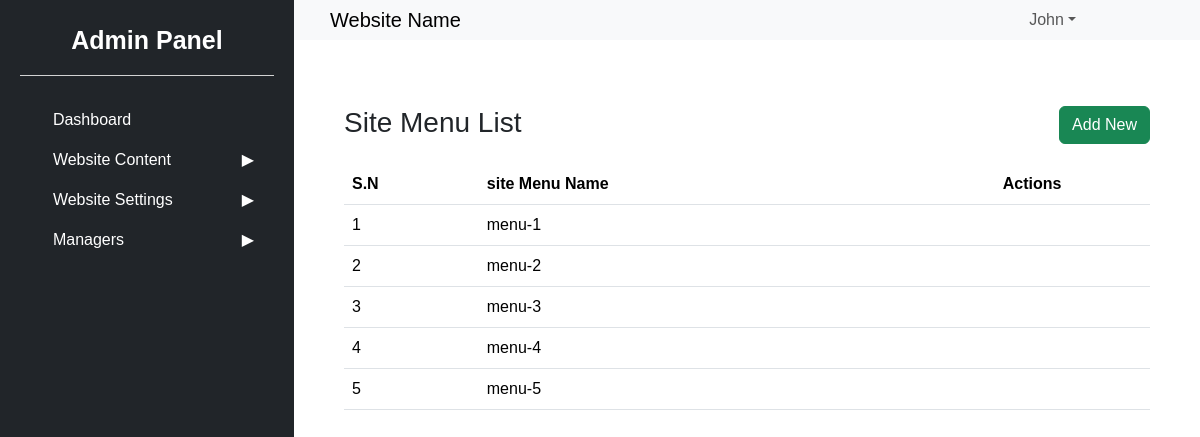
The page /admin/dashboard.php?page=site-menu-list (signed in) on the database its author committed.
### tables this page shows
CREATE TABLE `sitemenu` (
  `id` int(10) NOT NULL,
  `sitemenuName` varchar(255) NOT NULL,
  `created_at` datetime(6) NOT NULL,
  `updated_at` datetime(6) NOT NULL
);

### admin/scripts/SiteMenu.php (called while the page is built, shortened)
<?php
class SiteMenu {
    private $conn;
    private $sitemenuTable = "sitemenu";
    public function __construct($conn) {
        $this->conn = $conn;
    }
    public function get() {
        $data = [];
        $query = "SELECT id, sitemenuName FROM " . $this->sitemenuTable;
        $result = $this->conn->query($query);
        if ($result) {
            while ($row = $result->fetch_assoc()) {
                $data[] = $row;
            }
        }
        return $data;
    }
}
?>

### admin/views/site-menu/table.php (the view, shortened to what this page needs)
<?php
  require_once('scripts/SiteMenu.php');
  $sitemenu= new SiteMenu($conn);
  $sitemenu = $sitemenu->get();
?>
<div class="row">
    <div class="col-sm-6">
     <h3 class="mb-4">Site Menu List</h3>
    </div>
    <div class="col-sm-6 text-end">
        <a href="dashboard.php?page=site-menu-form" class="btn btn-success">Add New</a>
    </div>
</div>
<div class="table-responsive-sm">
<table class="table table-hover">
    <thead>
      <tr>
      <th>S.N</th>
        <th>site Menu Name</th>
        <th colspan="2" class="text-center">Actions</th>
      </tr>
    </thead>
    <tbody>
        <?php
        if(!empty($sitemenu)) {
        $sn = 1;
       foreach($sitemenu as $data){
        ?>
      <tr>
      <td><?= $sn; ?></td>
        <td><?= $data['sitemenuName']; ?></td>
        <td class="text-center">
            <a href="dashboard.php?page=site-menu-form&id=<?= $data['id']; ?>" class="text-success">
                <i class="fa fa-edit"></i>
            </a>
        </td>
        <td  class="text-center">
            <a href="javascript:void(0)" onclick="confirmSiteMenu(<?=$data['id']; ?>)" class="text-danger">
              <i class="fa fa-trash-o"></i>
            </a>
        </td>
      </tr>
       <?php
        $sn++; }
        } else {
       ?>
     <tr>
        <td colspan="3">No category Found</td>
      </tr>
       <?php } ?>
    </tbody>
  </table>
</div>

### admin/public/css/common.css (style rules this page uses)
html, body { font-family: Verdana,sans-serif; overflow-x: hidden; }

### rows shown on the page
sitemenu: sitemenuName "menu-1"
sitemenu: sitemenuName "menu-2"
sitemenu: sitemenuName "menu-3"
sitemenu: sitemenuName "menu-4"
sitemenu: sitemenuName "menu-5"
